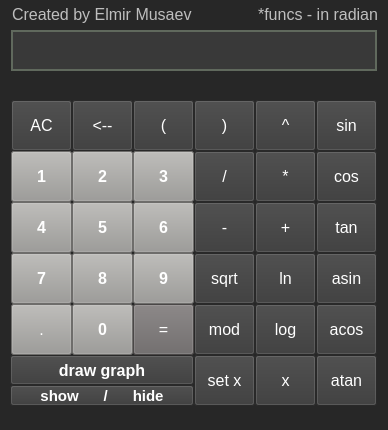
<?xml version="1.0" encoding="UTF-8"?>
<ui version="4.0">
 <class>MainWindow</class>
 <widget class="QMainWindow" name="MainWindow">
  <property name="geometry">
   <rect>
    <x>0</x>
    <y>0</y>
    <width>388</width>
    <height>430</height>
   </rect>
  </property>
  <property name="minimumSize">
   <size>
    <width>388</width>
    <height>430</height>
   </size>
  </property>
  <property name="maximumSize">
   <size>
    <width>992</width>
    <height>485</height>
   </size>
  </property>
  <property name="windowTitle">
   <string>SmartCalc</string>
  </property>
  <property name="styleSheet">
   <string notr="true">QMainWindow {
	color: white;
	background-color: rgb(39, 39, 39)
}</string>
  </property>
  <property name="iconSize">
   <size>
    <width>24</width>
    <height>24</height>
   </size>
  </property>
  <widget class="QWidget" name="centralwidget">
   <widget class="QLineEdit" name="string_line">
    <property name="geometry">
     <rect>
      <x>11</x>
      <y>30</y>
      <width>366</width>
      <height>41</height>
     </rect>
    </property>
    <property name="font">
     <font>
      <family>Ubuntu</family>
      <pointsize>16</pointsize>
      <weight>50</weight>
      <bold>false</bold>
     </font>
    </property>
    <property name="focusPolicy">
     <enum>Qt::StrongFocus</enum>
    </property>
    <property name="styleSheet">
     <string notr="true">QLineEdit {
	color: white;
	background-color: rgb(57, 57, 57);
	border: 2px solid rgb(96, 105, 93);
}</string>
    </property>
    <property name="inputMask">
     <string/>
    </property>
    <property name="text">
     <string/>
    </property>
    <property name="maxLength">
     <number>255</number>
    </property>
    <property name="alignment">
     <set>Qt::AlignRight|Qt::AlignTrailing|Qt::AlignVCenter</set>
    </property>
    <property name="placeholderText">
     <string/>
    </property>
    <property name="clearButtonEnabled">
     <bool>false</bool>
    </property>
   </widget>
   <widget class="QPushButton" name="clear">
    <property name="geometry">
     <rect>
      <x>11</x>
      <y>100</y>
      <width>61</width>
      <height>51</height>
     </rect>
    </property>
    <property name="font">
     <font>
      <pointsize>12</pointsize>
     </font>
    </property>
    <property name="styleSheet">
     <string notr="true">QPushButton {
	color: white;
	background-color: rgb(57, 57, 57);
}</string>
    </property>
    <property name="text">
     <string>AC</string>
    </property>
    <property name="shortcut">
     <string>Ctrl+L</string>
    </property>
    <property name="default">
     <bool>false</bool>
    </property>
   </widget>
   <widget class="QPushButton" name="backspace">
    <property name="geometry">
     <rect>
      <x>72</x>
      <y>100</y>
      <width>61</width>
      <height>51</height>
     </rect>
    </property>
    <property name="font">
     <font>
      <pointsize>12</pointsize>
     </font>
    </property>
    <property name="styleSheet">
     <string notr="true">QPushButton {
	color: white;
	background-color: rgb(57, 57, 57);
}</string>
    </property>
    <property name="text">
     <string>&lt;--</string>
    </property>
   </widget>
   <widget class="QPushButton" name="brace_open">
    <property name="geometry">
     <rect>
      <x>133</x>
      <y>100</y>
      <width>61</width>
      <height>51</height>
     </rect>
    </property>
    <property name="font">
     <font>
      <pointsize>12</pointsize>
     </font>
    </property>
    <property name="styleSheet">
     <string notr="true">QPushButton {
	color: white;
	background-color: rgb(57, 57, 57);
}</string>
    </property>
    <property name="text">
     <string>(</string>
    </property>
   </widget>
   <widget class="QPushButton" name="brace_close">
    <property name="geometry">
     <rect>
      <x>194</x>
      <y>100</y>
      <width>61</width>
      <height>51</height>
     </rect>
    </property>
    <property name="font">
     <font>
      <pointsize>12</pointsize>
     </font>
    </property>
    <property name="styleSheet">
     <string notr="true">QPushButton {
	color: white;
	background-color: rgb(57, 57, 57);
}</string>
    </property>
    <property name="text">
     <string>)</string>
    </property>
   </widget>
   <widget class="QPushButton" name="power">
    <property name="geometry">
     <rect>
      <x>255</x>
      <y>100</y>
      <width>61</width>
      <height>51</height>
     </rect>
    </property>
    <property name="font">
     <font>
      <pointsize>12</pointsize>
     </font>
    </property>
    <property name="styleSheet">
     <string notr="true">QPushButton {
	color: white;
	background-color: rgb(57, 57, 57);
}</string>
    </property>
    <property name="text">
     <string>^</string>
    </property>
   </widget>
   <widget class="QPushButton" name="sin">
    <property name="geometry">
     <rect>
      <x>316</x>
      <y>100</y>
      <width>61</width>
      <height>51</height>
     </rect>
    </property>
    <property name="font">
     <font>
      <pointsize>12</pointsize>
     </font>
    </property>
    <property name="styleSheet">
     <string notr="true">QPushButton {
	color: white;
	background-color: rgb(57, 57, 57);
}</string>
    </property>
    <property name="text">
     <string>sin</string>
    </property>
   </widget>
   <widget class="QPushButton" name="one">
    <property name="geometry">
     <rect>
      <x>11</x>
      <y>151</y>
      <width>61</width>
      <height>51</height>
     </rect>
    </property>
    <property name="font">
     <font>
      <pointsize>12</pointsize>
      <weight>75</weight>
      <bold>true</bold>
     </font>
    </property>
    <property name="styleSheet">
     <string notr="true">QPushButton {
	color: white;
	background-color: rgb(154, 153, 150)
}</string>
    </property>
    <property name="text">
     <string>1</string>
    </property>
   </widget>
   <widget class="QPushButton" name="two">
    <property name="geometry">
     <rect>
      <x>72</x>
      <y>151</y>
      <width>61</width>
      <height>51</height>
     </rect>
    </property>
    <property name="font">
     <font>
      <pointsize>12</pointsize>
      <weight>75</weight>
      <bold>true</bold>
     </font>
    </property>
    <property name="styleSheet">
     <string notr="true">QPushButton {
	color: white;
	background-color: rgb(154, 153, 150)
}</string>
    </property>
    <property name="text">
     <string>2</string>
    </property>
   </widget>
   <widget class="QPushButton" name="three">
    <property name="geometry">
     <rect>
      <x>133</x>
      <y>151</y>
      <width>61</width>
      <height>51</height>
     </rect>
    </property>
    <property name="font">
     <font>
      <pointsize>12</pointsize>
      <weight>75</weight>
      <bold>true</bold>
     </font>
    </property>
    <property name="styleSheet">
     <string notr="true">QPushButton {
	color: white;
	background-color: rgb(154, 153, 150)
}</string>
    </property>
    <property name="text">
     <string>3</string>
    </property>
   </widget>
   <widget class="QPushButton" name="divide">
    <property name="geometry">
     <rect>
      <x>194</x>
      <y>151</y>
      <width>61</width>
      <height>51</height>
     </rect>
    </property>
    <property name="font">
     <font>
      <pointsize>12</pointsize>
     </font>
    </property>
    <property name="styleSheet">
     <string notr="true">QPushButton {
	color: white;
	background-color: rgb(57, 57, 57);
}</string>
    </property>
    <property name="text">
     <string>/</string>
    </property>
   </widget>
   <widget class="QPushButton" name="mult">
    <property name="geometry">
     <rect>
      <x>255</x>
      <y>151</y>
      <width>61</width>
      <height>51</height>
     </rect>
    </property>
    <property name="font">
     <font>
      <pointsize>12</pointsize>
     </font>
    </property>
    <property name="styleSheet">
     <string notr="true">QPushButton {
	color: white;
	background-color: rgb(57, 57, 57);
}</string>
    </property>
    <property name="text">
     <string>*</string>
    </property>
   </widget>
   <widget class="QPushButton" name="cos">
    <property name="geometry">
     <rect>
      <x>316</x>
      <y>151</y>
      <width>61</width>
      <height>51</height>
     </rect>
    </property>
    <property name="font">
     <font>
      <pointsize>12</pointsize>
     </font>
    </property>
    <property name="styleSheet">
     <string notr="true">QPushButton {
	color: white;
	background-color: rgb(57, 57, 57);
}</string>
    </property>
    <property name="text">
     <string>cos</string>
    </property>
   </widget>
   <widget class="QPushButton" name="four">
    <property name="geometry">
     <rect>
      <x>11</x>
      <y>202</y>
      <width>61</width>
      <height>51</height>
     </rect>
    </property>
    <property name="font">
     <font>
      <pointsize>12</pointsize>
      <weight>75</weight>
      <bold>true</bold>
     </font>
    </property>
    <property name="styleSheet">
     <string notr="true">QPushButton {
	color: white;
	background-color: rgb(154, 153, 150)
}</string>
    </property>
    <property name="text">
     <string>4</string>
    </property>
   </widget>
   <widget class="QPushButton" name="five">
    <property name="geometry">
     <rect>
      <x>72</x>
      <y>202</y>
      <width>61</width>
      <height>51</height>
     </rect>
    </property>
    <property name="font">
     <font>
      <pointsize>12</pointsize>
      <weight>75</weight>
      <bold>true</bold>
     </font>
    </property>
    <property name="styleSheet">
     <string notr="true">QPushButton {
	color: white;
	background-color: rgb(154, 153, 150)
}</string>
    </property>
    <property name="text">
     <string>5</string>
    </property>
   </widget>
   <widget class="QPushButton" name="six">
    <property name="geometry">
     <rect>
      <x>133</x>
      <y>202</y>
      <width>61</width>
      <height>51</height>
     </rect>
    </property>
    <property name="font">
     <font>
      <pointsize>12</pointsize>
      <weight>75</weight>
      <bold>true</bold>
     </font>
    </property>
    <property name="styleSheet">
     <string notr="true">QPushButton {
	color: white;
	background-color: rgb(154, 153, 150)
}</string>
    </property>
    <property name="text">
     <string>6</string>
    </property>
   </widget>
   <widget class="QPushButton" name="minus">
    <property name="geometry">
     <rect>
      <x>194</x>
      <y>202</y>
      <width>61</width>
      <height>51</height>
     </rect>
    </property>
    <property name="font">
     <font>
      <pointsize>12</pointsize>
     </font>
    </property>
    <property name="styleSheet">
     <string notr="true">QPushButton {
	color: white;
	background-color: rgb(57, 57, 57);
}</string>
    </property>
    <property name="text">
     <string>-</string>
    </property>
   </widget>
   <widget class="QPushButton" name="plus">
    <property name="geometry">
     <rect>
      <x>255</x>
      <y>202</y>
      <width>61</width>
      <height>51</height>
     </rect>
    </property>
    <property name="font">
     <font>
      <pointsize>12</pointsize>
     </font>
    </property>
    <property name="styleSheet">
     <string notr="true">QPushButton {
	color: white;
	background-color: rgb(57, 57, 57);
}</string>
    </property>
    <property name="text">
     <string>+</string>
    </property>
   </widget>
   <widget class="QPushButton" name="tan">
    <property name="geometry">
     <rect>
      <x>316</x>
      <y>202</y>
      <width>61</width>
      <height>51</height>
     </rect>
    </property>
    <property name="font">
     <font>
      <pointsize>12</pointsize>
     </font>
    </property>
    <property name="styleSheet">
     <string notr="true">QPushButton {
	color: white;
	background-color: rgb(57, 57, 57);
}</string>
    </property>
    <property name="text">
     <string>tan</string>
    </property>
   </widget>
   <widget class="QPushButton" name="seven">
    <property name="geometry">
     <rect>
      <x>11</x>
      <y>253</y>
      <width>61</width>
      <height>51</height>
     </rect>
    </property>
    <property name="font">
     <font>
      <pointsize>12</pointsize>
      <weight>75</weight>
      <bold>true</bold>
     </font>
    </property>
    <property name="styleSheet">
     <string notr="true">QPushButton {
	color: white;
	background-color: rgb(154, 153, 150)
}</string>
    </property>
    <property name="text">
     <string>7</string>
    </property>
   </widget>
   <widget class="QPushButton" name="eight">
    <property name="geometry">
     <rect>
      <x>72</x>
      <y>253</y>
      <width>61</width>
      <height>51</height>
     </rect>
    </property>
    <property name="font">
     <font>
      <pointsize>12</pointsize>
      <weight>75</weight>
      <bold>true</bold>
     </font>
    </property>
    <property name="styleSheet">
     <string notr="true">QPushButton {
	color: white;
	background-color: rgb(154, 153, 150)
}</string>
    </property>
    <property name="text">
     <string>8</string>
    </property>
   </widget>
   <widget class="QPushButton" name="nine">
    <property name="geometry">
     <rect>
      <x>133</x>
      <y>253</y>
      <width>61</width>
      <height>51</height>
     </rect>
    </property>
    <property name="font">
     <font>
      <pointsize>12</pointsize>
      <weight>75</weight>
      <bold>true</bold>
     </font>
    </property>
    <property name="styleSheet">
     <string notr="true">QPushButton {
	color: white;
	background-color: rgb(154, 153, 150)
}</string>
    </property>
    <property name="text">
     <string>9</string>
    </property>
   </widget>
   <widget class="QPushButton" name="sqrt">
    <property name="geometry">
     <rect>
      <x>194</x>
      <y>253</y>
      <width>61</width>
      <height>51</height>
     </rect>
    </property>
    <property name="font">
     <font>
      <pointsize>12</pointsize>
     </font>
    </property>
    <property name="styleSheet">
     <string notr="true">QPushButton {
	color: white;
	background-color: rgb(57, 57, 57);
}</string>
    </property>
    <property name="text">
     <string>sqrt</string>
    </property>
   </widget>
   <widget class="QPushButton" name="ln">
    <property name="geometry">
     <rect>
      <x>255</x>
      <y>253</y>
      <width>61</width>
      <height>51</height>
     </rect>
    </property>
    <property name="font">
     <font>
      <pointsize>12</pointsize>
     </font>
    </property>
    <property name="styleSheet">
     <string notr="true">QPushButton {
	color: white;
	background-color: rgb(57, 57, 57);
}</string>
    </property>
    <property name="text">
     <string>ln</string>
    </property>
   </widget>
   <widget class="QPushButton" name="asin">
    <property name="geometry">
     <rect>
      <x>316</x>
      <y>253</y>
      <width>61</width>
      <height>51</height>
     </rect>
    </property>
    <property name="font">
     <font>
      <pointsize>12</pointsize>
     </font>
    </property>
    <property name="styleSheet">
     <string notr="true">QPushButton {
	color: white;
	background-color: rgb(57, 57, 57);
}</string>
    </property>
    <property name="text">
     <string>asin</string>
    </property>
   </widget>
   <widget class="QPushButton" name="dot">
    <property name="geometry">
     <rect>
      <x>11</x>
      <y>304</y>
      <width>61</width>
      <height>51</height>
     </rect>
    </property>
    <property name="font">
     <font>
      <pointsize>12</pointsize>
     </font>
    </property>
    <property name="styleSheet">
     <string notr="true">QPushButton {
	color: white;
	background-color: rgb(154, 153, 150)
}</string>
    </property>
    <property name="text">
     <string>.</string>
    </property>
   </widget>
   <widget class="QPushButton" name="zero">
    <property name="geometry">
     <rect>
      <x>72</x>
      <y>304</y>
      <width>61</width>
      <height>51</height>
     </rect>
    </property>
    <property name="font">
     <font>
      <pointsize>12</pointsize>
      <weight>75</weight>
      <bold>true</bold>
     </font>
    </property>
    <property name="styleSheet">
     <string notr="true">QPushButton {
	color: white;
	background-color: rgb(154, 153, 150)
}</string>
    </property>
    <property name="text">
     <string>0</string>
    </property>
   </widget>
   <widget class="QPushButton" name="equals">
    <property name="geometry">
     <rect>
      <x>133</x>
      <y>304</y>
      <width>61</width>
      <height>51</height>
     </rect>
    </property>
    <property name="font">
     <font>
      <pointsize>12</pointsize>
      <weight>50</weight>
      <bold>false</bold>
     </font>
    </property>
    <property name="styleSheet">
     <string notr="true">QPushButton {
	color: white;
	background-color: rgb(104, 100, 100);
}</string>
    </property>
    <property name="text">
     <string>=</string>
    </property>
    <property name="shortcut">
     <string>Return</string>
    </property>
    <property name="default">
     <bool>false</bool>
    </property>
   </widget>
   <widget class="QPushButton" name="mod">
    <property name="geometry">
     <rect>
      <x>194</x>
      <y>304</y>
      <width>61</width>
      <height>51</height>
     </rect>
    </property>
    <property name="font">
     <font>
      <pointsize>12</pointsize>
     </font>
    </property>
    <property name="styleSheet">
     <string notr="true">QPushButton {
	color: white;
	background-color: rgb(57, 57, 57);
}</string>
    </property>
    <property name="text">
     <string>mod</string>
    </property>
   </widget>
   <widget class="QPushButton" name="log">
    <property name="geometry">
     <rect>
      <x>255</x>
      <y>304</y>
      <width>61</width>
      <height>51</height>
     </rect>
    </property>
    <property name="font">
     <font>
      <pointsize>12</pointsize>
     </font>
    </property>
    <property name="styleSheet">
     <string notr="true">QPushButton {
	color: white;
	background-color: rgb(57, 57, 57);
}</string>
    </property>
    <property name="text">
     <string>log</string>
    </property>
    <property name="autoDefault">
     <bool>false</bool>
    </property>
    <property name="default">
     <bool>false</bool>
    </property>
    <property name="flat">
     <bool>false</bool>
    </property>
   </widget>
   <widget class="QPushButton" name="acos">
    <property name="geometry">
     <rect>
      <x>316</x>
      <y>304</y>
      <width>61</width>
      <height>51</height>
     </rect>
    </property>
    <property name="font">
     <font>
      <pointsize>12</pointsize>
     </font>
    </property>
    <property name="styleSheet">
     <string notr="true">QPushButton {
	color: white;
	background-color: rgb(57, 57, 57);
}</string>
    </property>
    <property name="text">
     <string>acos</string>
    </property>
   </widget>
   <widget class="QPushButton" name="graph">
    <property name="geometry">
     <rect>
      <x>10</x>
      <y>355</y>
      <width>184</width>
      <height>30</height>
     </rect>
    </property>
    <property name="font">
     <font>
      <pointsize>12</pointsize>
      <weight>75</weight>
      <bold>true</bold>
     </font>
    </property>
    <property name="styleSheet">
     <string notr="true">QPushButton {
	color: white;
	background-color: rgb(57, 57, 57);
}</string>
    </property>
    <property name="text">
     <string>draw graph</string>
    </property>
    <property name="shortcut">
     <string>Ctrl+S</string>
    </property>
   </widget>
   <widget class="QPushButton" name="setx">
    <property name="geometry">
     <rect>
      <x>194</x>
      <y>355</y>
      <width>61</width>
      <height>51</height>
     </rect>
    </property>
    <property name="font">
     <font>
      <pointsize>12</pointsize>
     </font>
    </property>
    <property name="styleSheet">
     <string notr="true">QPushButton {
	color: white;
	background-color: rgb(57, 57, 57);
}</string>
    </property>
    <property name="text">
     <string>set x</string>
    </property>
   </widget>
   <widget class="QPushButton" name="justx">
    <property name="geometry">
     <rect>
      <x>255</x>
      <y>355</y>
      <width>61</width>
      <height>51</height>
     </rect>
    </property>
    <property name="font">
     <font>
      <pointsize>12</pointsize>
     </font>
    </property>
    <property name="styleSheet">
     <string notr="true">QPushButton {
	color: white;
	background-color: rgb(57, 57, 57);
}</string>
    </property>
    <property name="text">
     <string>x</string>
    </property>
   </widget>
   <widget class="QPushButton" name="atan">
    <property name="geometry">
     <rect>
      <x>316</x>
      <y>355</y>
      <width>61</width>
      <height>51</height>
     </rect>
    </property>
    <property name="font">
     <font>
      <pointsize>12</pointsize>
     </font>
    </property>
    <property name="styleSheet">
     <string notr="true">QPushButton {
	color: white;
	background-color: rgb(57, 57, 57);
}</string>
    </property>
    <property name="text">
     <string>atan</string>
    </property>
   </widget>
   <widget class="QPushButton" name="showhide">
    <property name="geometry">
     <rect>
      <x>10</x>
      <y>385</y>
      <width>184</width>
      <height>21</height>
     </rect>
    </property>
    <property name="font">
     <font>
      <pointsize>11</pointsize>
      <weight>75</weight>
      <bold>true</bold>
     </font>
    </property>
    <property name="styleSheet">
     <string notr="true">QPushButton {
	color: white;
	background-color: rgb(57, 57, 57);
}</string>
    </property>
    <property name="text">
     <string>show      /      hide</string>
    </property>
    <property name="shortcut">
     <string>Ctrl+D</string>
    </property>
   </widget>
   <widget class="QLabel" name="info_line">
    <property name="geometry">
     <rect>
      <x>11</x>
      <y>70</y>
      <width>366</width>
      <height>31</height>
     </rect>
    </property>
    <property name="font">
     <font>
      <pointsize>12</pointsize>
     </font>
    </property>
    <property name="mouseTracking">
     <bool>false</bool>
    </property>
    <property name="focusPolicy">
     <enum>Qt::NoFocus</enum>
    </property>
    <property name="styleSheet">
     <string notr="true">QLabel {
	color: rgb(246, 245, 244);
}</string>
    </property>
    <property name="text">
     <string/>
    </property>
    <property name="margin">
     <number>0</number>
    </property>
    <property name="textInteractionFlags">
     <set>Qt::LinksAccessibleByMouse|Qt::TextSelectableByKeyboard|Qt::TextSelectableByMouse</set>
    </property>
   </widget>
   <widget class="QCustomPlot" name="widget" native="true">
    <property name="geometry">
     <rect>
      <x>440</x>
      <y>30</y>
      <width>541</width>
      <height>375</height>
     </rect>
    </property>
   </widget>
   <widget class="QLineEdit" name="lineEdit_x_max">
    <property name="geometry">
     <rect>
      <x>484</x>
      <y>412</y>
      <width>51</width>
      <height>25</height>
     </rect>
    </property>
    <property name="styleSheet">
     <string notr="true">QLineEdit {
	color: white;
	background-color: rgb(57, 57, 57);
}</string>
    </property>
   </widget>
   <widget class="QLineEdit" name="lineEdit_x_min">
    <property name="geometry">
     <rect>
      <x>484</x>
      <y>441</y>
      <width>51</width>
      <height>25</height>
     </rect>
    </property>
    <property name="styleSheet">
     <string notr="true">QLineEdit {
	color: white;
	background-color: rgb(57, 57, 57);
}</string>
    </property>
   </widget>
   <widget class="QLineEdit" name="lineEdit_y_max">
    <property name="geometry">
     <rect>
      <x>595</x>
      <y>412</y>
      <width>51</width>
      <height>25</height>
     </rect>
    </property>
    <property name="styleSheet">
     <string notr="true">QLineEdit {
	color: white;
	background-color: rgb(57, 57, 57);
}</string>
    </property>
   </widget>
   <widget class="QLineEdit" name="lineEdit_y_min">
    <property name="geometry">
     <rect>
      <x>595</x>
      <y>441</y>
      <width>51</width>
      <height>25</height>
     </rect>
    </property>
    <property name="styleSheet">
     <string notr="true">QLineEdit {
	color: white;
	background-color: rgb(57, 57, 57);
}</string>
    </property>
   </widget>
   <widget class="QLabel" name="last_exprsn">
    <property name="geometry">
     <rect>
      <x>11</x>
      <y>0</y>
      <width>366</width>
      <height>30</height>
     </rect>
    </property>
    <property name="font">
     <font>
      <pointsize>12</pointsize>
     </font>
    </property>
    <property name="mouseTracking">
     <bool>false</bool>
    </property>
    <property name="focusPolicy">
     <enum>Qt::NoFocus</enum>
    </property>
    <property name="styleSheet">
     <string notr="true">QLabel {
	color: rgb(190, 190, 190);
	background-color: rgb(39, 39, 39)
}</string>
    </property>
    <property name="text">
     <string>Created by Elmir Musaev               *funcs - in radians</string>
    </property>
    <property name="indent">
     <number>1</number>
    </property>
    <property name="textInteractionFlags">
     <set>Qt::LinksAccessibleByMouse|Qt::TextSelectableByKeyboard|Qt::TextSelectableByMouse</set>
    </property>
   </widget>
   <widget class="QLabel" name="label">
    <property name="geometry">
     <rect>
      <x>440</x>
      <y>415</y>
      <width>41</width>
      <height>17</height>
     </rect>
    </property>
    <property name="styleSheet">
     <string notr="true">QLabel {
	color: white;
}</string>
    </property>
    <property name="text">
     <string>x max</string>
    </property>
   </widget>
   <widget class="QLabel" name="label_2">
    <property name="geometry">
     <rect>
      <x>440</x>
      <y>444</y>
      <width>41</width>
      <height>17</height>
     </rect>
    </property>
    <property name="styleSheet">
     <string notr="true">QLabel {
	color: white;
}</string>
    </property>
    <property name="text">
     <string>x min</string>
    </property>
   </widget>
   <widget class="QLabel" name="label_3">
    <property name="geometry">
     <rect>
      <x>551</x>
      <y>415</y>
      <width>41</width>
      <height>17</height>
     </rect>
    </property>
    <property name="styleSheet">
     <string notr="true">QLabel {
	color: white;
}</string>
    </property>
    <property name="text">
     <string>y max</string>
    </property>
   </widget>
   <widget class="QLabel" name="label_4">
    <property name="geometry">
     <rect>
      <x>551</x>
      <y>444</y>
      <width>41</width>
      <height>17</height>
     </rect>
    </property>
    <property name="styleSheet">
     <string notr="true">QLabel {
	color: white;
}</string>
    </property>
    <property name="text">
     <string>y min</string>
    </property>
   </widget>
  </widget>
 </widget>
 <customwidgets>
  <customwidget>
   <class>QCustomPlot</class>
   <extends>QWidget</extends>
   <header>qcustomplot.h</header>
   <container>1</container>
  </customwidget>
 </customwidgets>
 <resources/>
 <connections/>
</ui>
